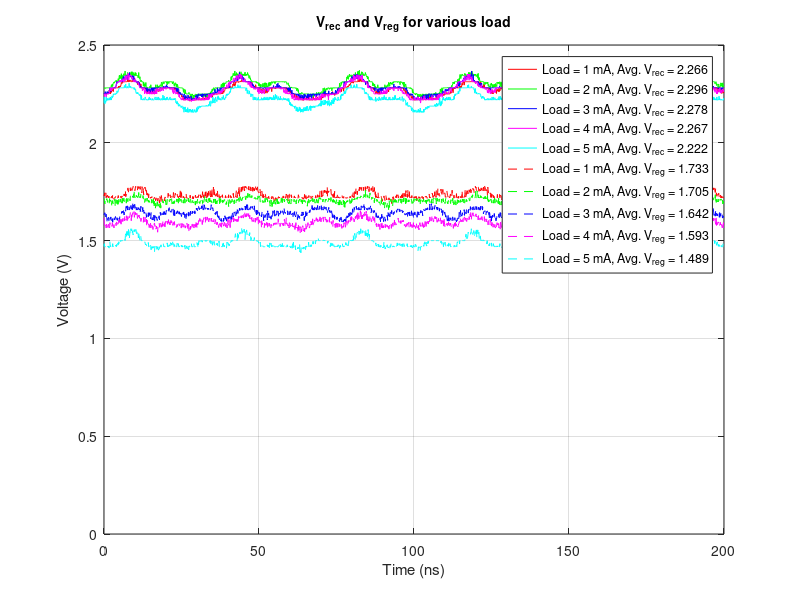

Here is the MATLAB script that generated this plot:
ma1 = load('load_1mA');
ma2 = load('load_2mA');
ma3 = load('load_3mA');
ma4 = load('load_4mA');
ma5 = load('load_5mA');
time = ma1.time+100;

%%
plot(time, ma1.Vrec, 'r', time, ma2.Vrec, 'g', time, ma3.Vrec, 'b', time, ma4.Vrec, 'm', time, ma5.Vrec, 'c'); hold on;
plot(time, ma1.Vreg, 'r--', time, ma2.Vreg, 'g--', time, ma3.Vreg, 'b--', time, ma4.Vreg, 'm--', time, ma5.Vreg, 'c--');
hold off;
grid on;
ylim([0, 2.5]);
xlabel('Time (ns)'); 
ylabel('Voltage (V)');

vrec1 = sprintf('Load = 1 mA, Avg. V_{rec} = %.3f', ma1.Vrec_avg);
vrec2 = sprintf('Load = 2 mA, Avg. V_{rec} = %.3f', ma2.Vrec_avg);
vrec3 = sprintf('Load = 3 mA, Avg. V_{rec} = %.3f', ma3.Vrec_avg);
vrec4 = sprintf('Load = 4 mA, Avg. V_{rec} = %.3f', ma4.Vrec_avg);
vrec5 = sprintf('Load = 5 mA, Avg. V_{rec} = %.3f', ma5.Vrec_avg);
vreg1 = sprintf('Load = 1 mA, Avg. V_{reg} = %.3f', ma1.Vreg_avg);
vreg2 = sprintf('Load = 2 mA, Avg. V_{reg} = %.3f', ma2.Vreg_avg);
vreg3 = sprintf('Load = 3 mA, Avg. V_{reg} = %.3f', ma3.Vreg_avg);
vreg4 = sprintf('Load = 4 mA, Avg. V_{reg} = %.3f', ma4.Vreg_avg);
vreg5 = sprintf('Load = 5 mA, Avg. V_{reg} = %.3f', ma5.Vreg_avg);

legend(vrec1, vrec2, vrec3, vrec4, vrec5, vreg1, vreg2, vreg3, vreg4, vreg5, 'location', 'best');

title('V_{rec} and V_{reg} for various load', 'FontSize', 10);